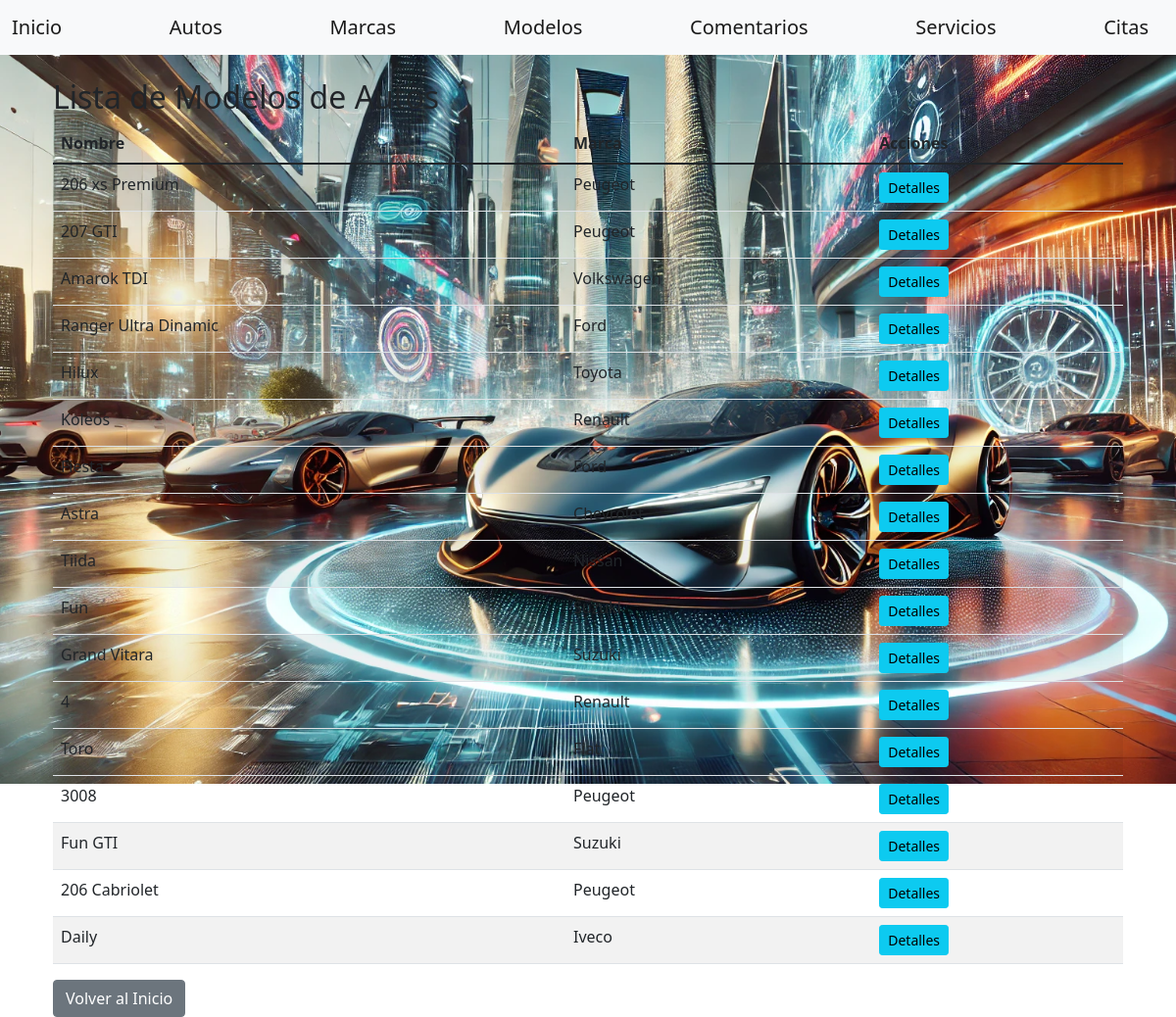
The app's page /gestion/modelos/, older data.
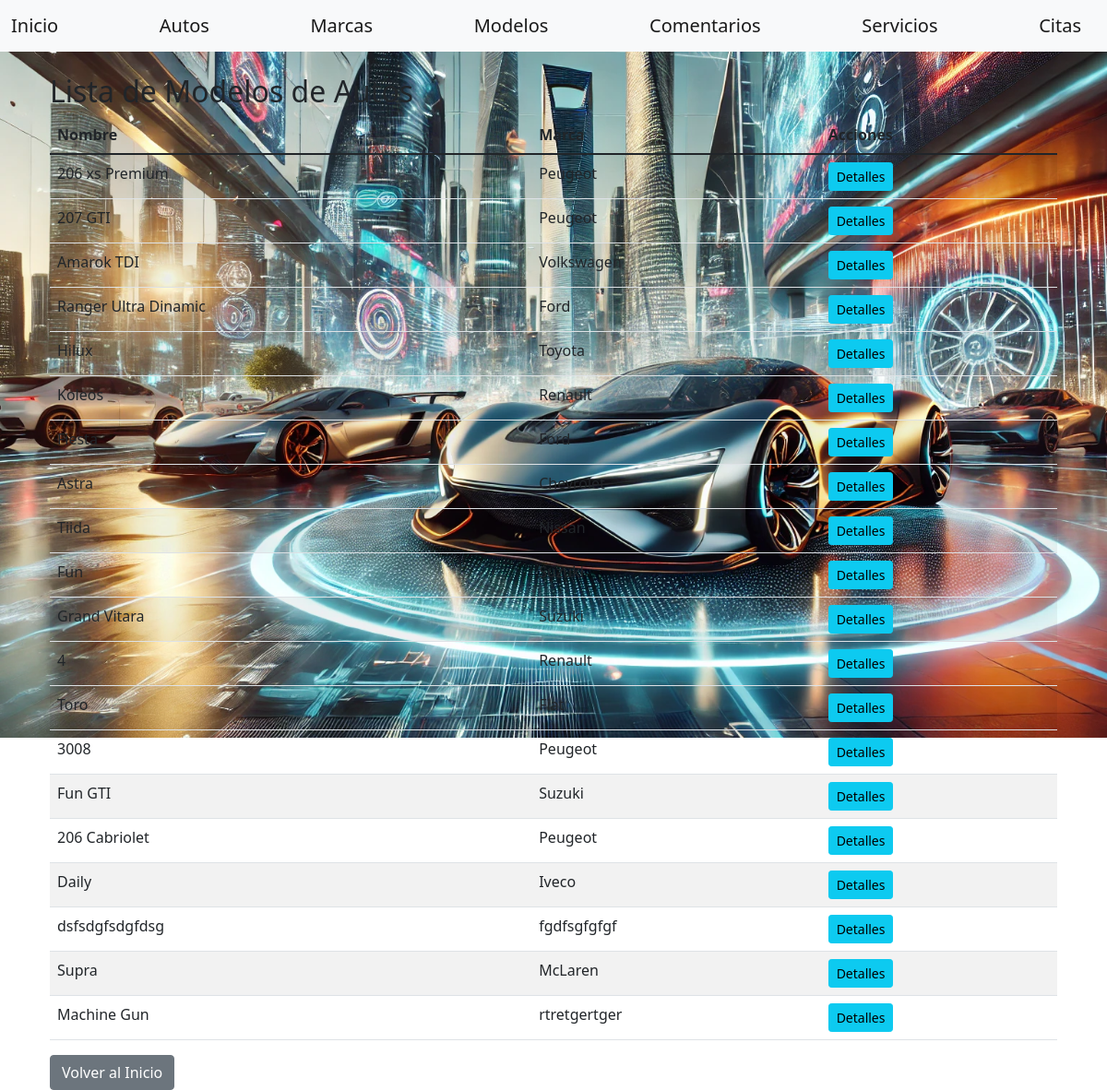
The same page, newer data.
### gestion/models.py (models this page shows, shortened)
class ModeloAuto(models.Model):
    marca = models.ForeignKey(Marca, on_delete=models.CASCADE)
    nombre = models.CharField(max_length=100)

class Marca(models.Model):
    nombre = models.CharField(max_length=100)

### gestion/views/modelo_auto_view.py (the view)
# urls.py: path('modelos/', modelo_auto_view.ModeloAutoListView.as_view(), name='modelo-list'),
class ModeloAutoListView(View):
    def get(self, request, *args, **kwargs):
        repo = ModeloAutoRepository()
        modelos = repo.get_all()
        return render(
            request,
            'modelos/list.html',
            dict(
                modelos=modelos
            )
        )

### gestion/context_processors.py (called while the page is built)
def user_info(request):
    user = request.user if request.user.is_authenticated else None
    return {
        'authenticated_user': user
    }

def all_brands(request):
    brands = cache.get('brands')
    if brands is None:
        brands = Marca.objects.all()
        cache.set('brands', brands, 36000)  # Cache por 10 horas (36000 segundos)
    return {'all_brands': brands}

def all_categories(request):
    categories = cache.get('categories')
    if categories is None:
        categories = Categoria.objects.all()  # Devuelve objetos completos
        cache.set('categories', categories, 36000)  # Cache por 10 horas (36000 segundos)
    return {'all_categories': categories}

### gestion/repositories/modelo_auto_repository.py (called while the page is built)
    def get_all(self) -> List[ModeloAuto]:
        return ModeloAuto.objects.all()

### gestion/templates/modelos/list.html (shortened to what this page needs)
{% extends "home/base.html" %}
{% block content %}
<div class="container mt-3">
    <h2>Lista de Modelos de Autos</h2>
    <table class="table table-striped">
        <thead>
            <tr>
                <th>Nombre</th>
                <th>Marca</th>
                <th>Acciones</th>
            </tr>
        </thead>
        <tbody>
            {% for modelo in modelos %}
                <tr>
                    <td>{{ modelo.nombre }}</td>
                    <td>{{ modelo.marca.nombre }}</td>
                    <td>
                        <a href="{% url 'modelo-detail' modelo.id %}" class="btn btn-info btn-sm">Detalles</a>
                    </td>
                </tr>
            {% endfor %}
        </tbody>
    </table>
    <a href="{% url 'index' %}" class="btn btn-secondary">Volver al Inicio</a>
</div>
{% endblock %}

Row changes from the older to the newer data that the page shows:
added ModeloAuto: nombre "dsfsdgfsdgfdsg", marca.nombre "fgdfsgfgfgf"
added ModeloAuto: nombre "Supra", marca.nombre "McLaren"
added ModeloAuto: nombre "Machine Gun", marca.nombre "rtretgertger"
